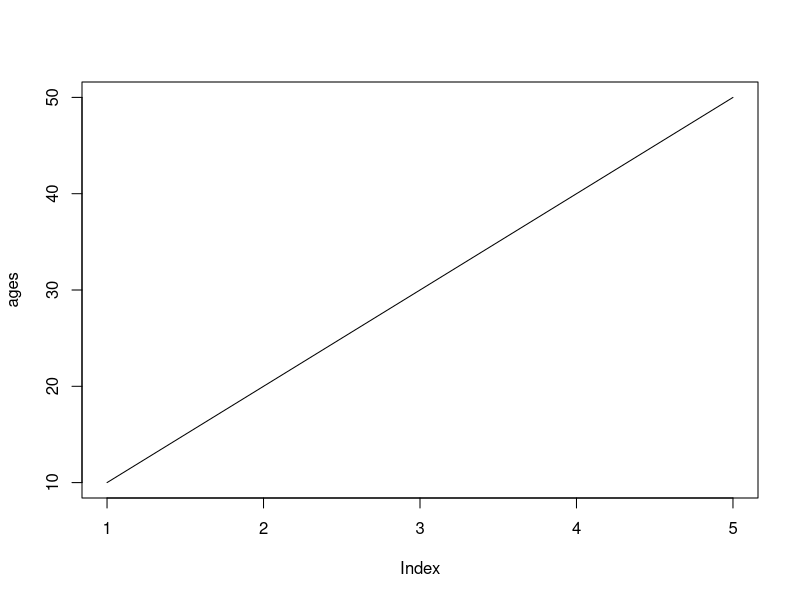
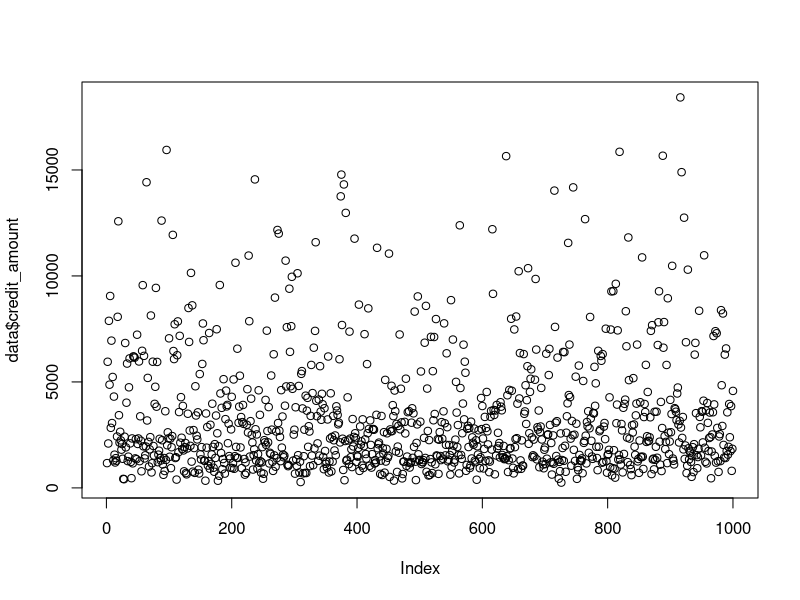
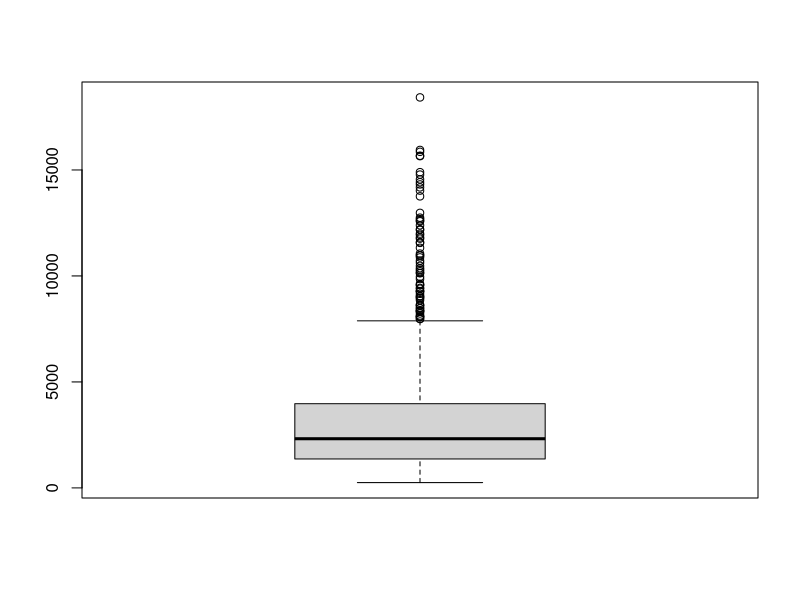
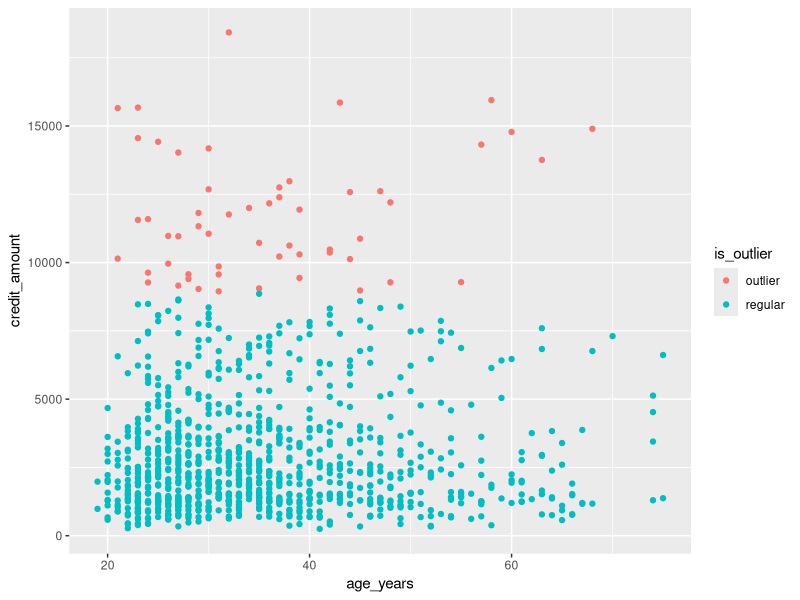
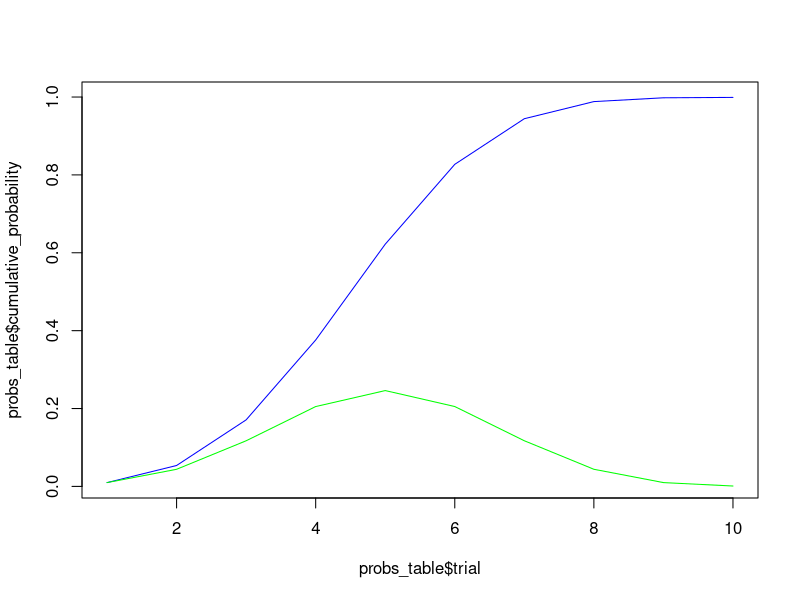
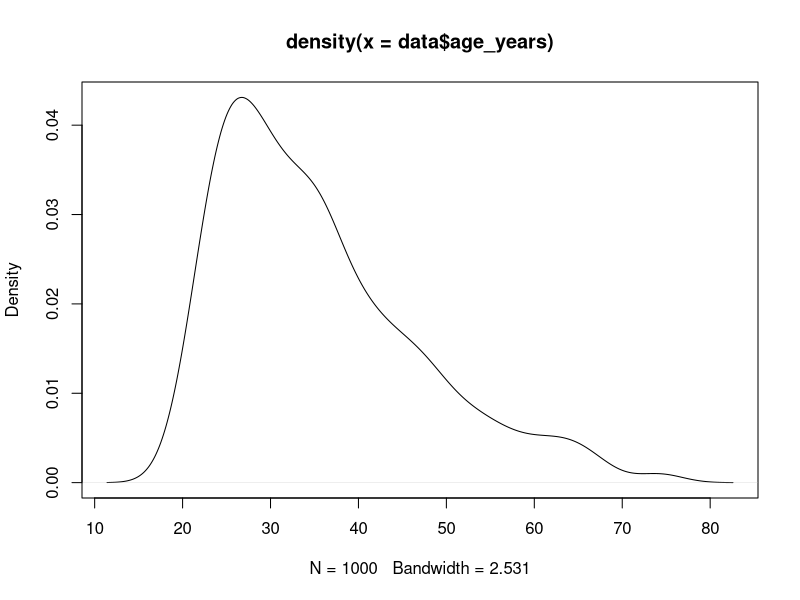
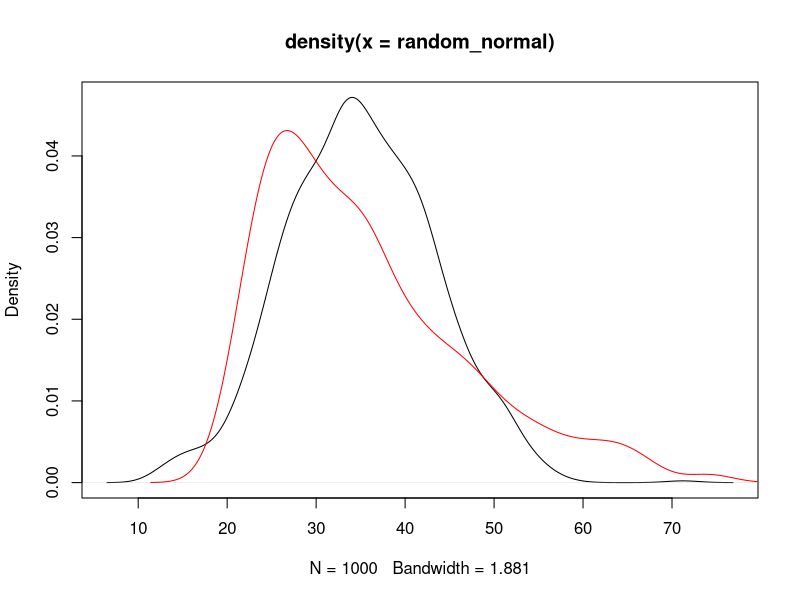
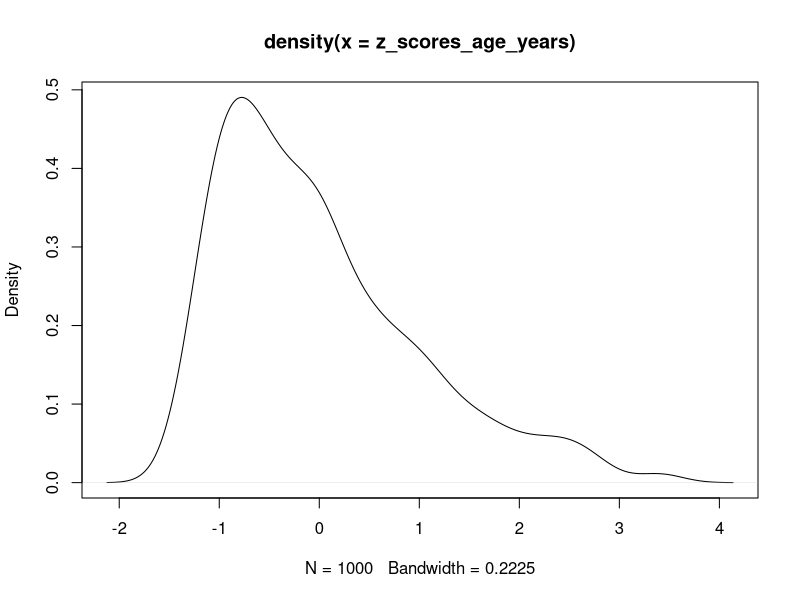

These charts were generated, in order, by the following R code:
## ---- chunk 1
ages <- c(10, 20, 30, 40 , 50)
## ---- chunk 2
summary(ages)
## ---- chunk 3
plot(ages, type="l")
## ---- chunk 4
library(readr)
data <- read_csv("data/german_data_clean.csv")
## ---- chunk 5
summary(data$age_years)
## ---- chunk 6
table(data$purpose)
## ---- chunk 7
lm(credit_amount ~ age_years, data)
## ---- chunk 8
summary(data$credit_amount)
## ---- chunk 9
plot(data$credit_amount)
## ---- chunk 10
boxplot(data$credit_amount)
## ---- chunk 11
outlier_min <- mean(data$credit_amount) - (2* sd(data$credit_amount))
outlier_max <- mean(data$credit_amount) + (2* sd(data$credit_amount))
## ---- chunk 12
print(outlier_min)
print(outlier_max)
## ---- chunk 13
data$is_outlier <- ifelse(data$credit_amount < outlier_min | data$credit_amount > outlier_max,
                          "outlier", "regular")
## ---- chunk 14
library(ggplot2)

plot_1 <- ggplot(aes(x=age_years, y=credit_amount), data = data)
plot_1 + geom_point(aes(colour=is_outlier))
## ---- chunk 15
mean(data$credit_amount)
## ---- chunk 16
summary(data$credit_amount)
## ---- chunk 17
# use the 'quantile' function to calculate percentiles
quantile(data$credit_amount, 0.95)
## ---- chunk 18

## ---- chunk 19
cov(data$age_years, data$credit_amount)
## ---- chunk 20
cov(data$duration_months, data$credit_amount)
## ---- chunk 21
cor(data$age_years, data$credit_amount)
## ---- chunk 22
cor(data$duration_months, data$credit_amount)
## ---- chunk 23
model_1 <- lm(credit_amount ~ duration_months, data=data)

summary(model_1)
## ---- chunk 24
dbinom(6, 10, 0.5)
## ---- chunk 25
trials <- 1:10

probabilities <- numeric(0)


for (x in trials){
  prob <- dbinom(x, 10, 0.5)
  probabilities <- append(probabilities, prob)
}

probabilities
## ---- chunk 26
probs_table <- data.frame(trial = trials,
                          probability = probabilities,
                          cumulative_probability = cumsum(probabilities))
## ---- chunk 27

## ---- chunk 28
plot(x = probs_table$trial,
     y = probs_table$cumulative_probability,
     type = "l",
     col = "blue")

lines(x = probs_table$trial,
      y = probs_table$probability,
      type = "l",
      col = "green")
## ---- chunk 29
plot(density(data$age_years))

## ---- chunk 30
random_normal <- rnorm(1000, 35, 8)
plot(density(random_normal))
lines(density(data$age_years), col="red")
## ---- chunk 31
mean(data$age_years)
## ---- chunk 32
(50 - mean(data$age_years)) / sd(data$age_years)
## ---- chunk 33

(35.546 - mean(data$age_years)) / sd(data$age_years)
## ---- chunk 34
z_scores_age_years <- numeric(0)

for (x in data$age_years){
  z_score <- (x - mean(data$age_years)) / sd(data$age_years)
  z_scores_age_years <- append(z_scores_age_years, z_score)
}

plot(density(z_scores_age_years))
## ---- chunk 35
shapiro.test(data$age_years)
## ---- chunk 36
# filter for only car-related purposes
data_cars <- data[data$purpose %in% c("car (new)", "car (used)"), ]
table(data_cars$purpose)
## ---- chunk 37
shapiro.test(data_cars$age_years)
## ---- chunk 38
wilcox_result <- wilcox.test(age_years ~ purpose, data = data_cars)
wilcox_result
## ---- chunk 39
wilcox_result$p.value
## ---- chunk 40
data_car_new <- data_cars[data_cars$purpose == "car (new)",]
data_car_used <- data_cars[data_cars$purpose == "car (used)",]

plot(data_car_new$age_years, 
     col="red",
      main="Ages of new and used cars",
      sub="Groups mixed",
      ylab="age",
      xlab="")
points(data_car_used$age_years, col="blue")
## ---- chunk 41
boxplot_cars <- ggplot(aes(x=purpose, y = age_years), data = data_cars)
boxplot_cars + geom_boxplot(aes(fill=purpose))
## ---- chunk 42
t.test(data_car_used$age_years, 
       data_car_new$age_years)
